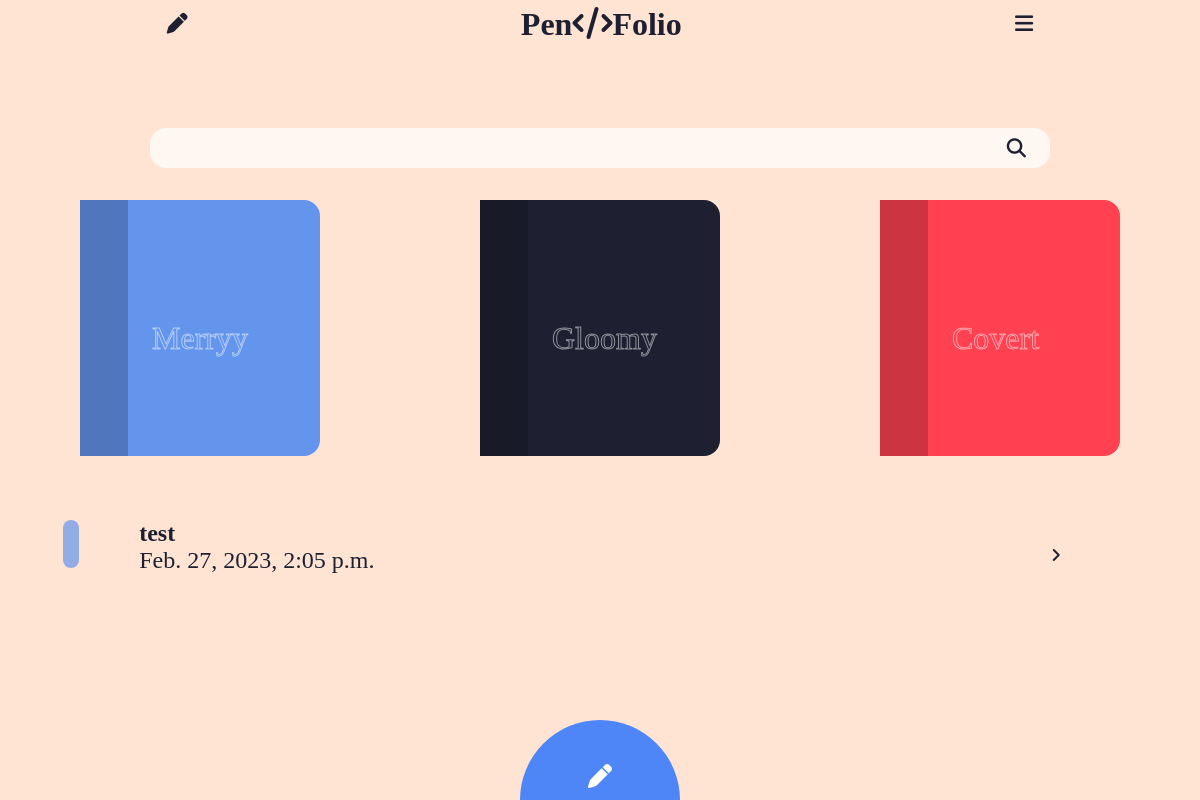
Page / (signed in) on the earlier database version.
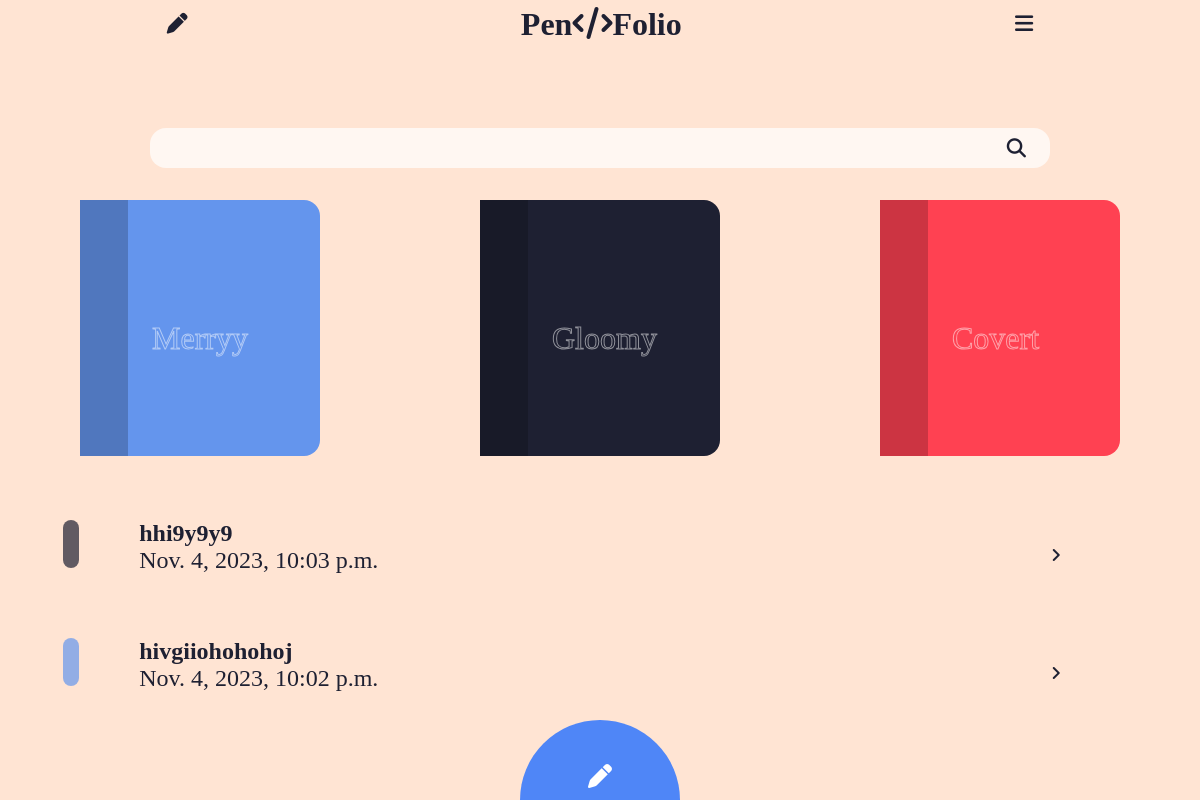
Same page on the later database version.
### mj/models.py (models this page shows, shortened)
class Journal(models.Model):
    class Mood(models.TextChoices):
        merry = 'ME', _('Merry')
        gloomy = 'GL', _('Gloomy')
        covert = 'CO', _('Covert')
    title = models.CharField(max_length=100)
    content = MarkdownxField()
    date_added = models.DateTimeField(default=timezone.now)
    mood_tag = models.CharField(max_length=2, choices=Mood.choices, default=Mood.merry)
    owner = models.ForeignKey(User, on_delete=models.CASCADE)

### mj/views.py (the view)
# urls.py: 2. Add a URL to urlpatterns:  path('', views.home, name='home')
class home(JournalBaseListView):
    fields = ['title', 'date_added', 'mood_tag']
    template_name = 'mj/home.html'

### mj/forms.py
class Pinform(forms.Form):
    pin = forms.CharField(min_length=4 ,max_length=50, label='pin')

### mj/views.py (called while the page is built)
    def get_context_data(self, **kwargs):
        context = super().get_context_data(**kwargs)
        data = self.request.GET.get('display')
        context['form'] = Pinform()
        if data != None:
            context['display'] = data
        else:
            context['display'] = 'false'
        print(data, context['display'])
        return context

    def get_queryset(self):
        user = get_object_or_404(User, username=self.request.user)
        if self.mood_tag != None:
            return Journal.objects.filter(owner=user, mood_tag=self.mood_tag).order_by('-date_added')
        return Journal.objects.filter(owner=user).order_by('-date_added')

### templates/mj/home.html (shortened to what this page needs)
{% extends 'meta.html' %}
{% load static %}
{% block css %}
<link rel="stylesheet" href="{% static 'mj/home.css' %}">
<link rel="stylesheet" href="{% static 'mj/header.css' %}">
{% endblock css %}
{% block body %}
{% include 'mj/header.html' %}
<section>
    <form action="{% url 'search' %}" method="GET" value="{{request.GET.q}}" class="form">
        <div class="search">
            <input type="text" name="q" id="" value="{{request.GET.q}}">
            <button type="submit"><i class="fa-solid fa-magnifying-glass"></i></button>
        </div>
    </form>
    <div class="books">
        <a class="book" href="{% url 'm-journals' %}"><p>Merryy</p></a>
        <a class="book" href="{% url 'g-journals' %}"><p>Gloomy</p></a>
        <a class="book covert"><p>Covert</p></a>
    </div>
    <div class="journals">
        {% block content %}
            {% for journal in journals %}
                {% block j-content %}
                    {% if journal.mood_tag == 'ME' %}
                        <div class="j1 s">
                            <a href="{% url 'view-j' journal.id %}">
                                <div class="txt">
                                    <h4>{{journal.title}}</h4>
                                    <div class="txt-b">
                                        <h2>{{journal.date_added}}</h2>
                                        <i class="fa-solid fa-angle-right"></i>
                                    </div>
                                </div>
                            </a>
                        </div>
                    {% endif %}
                    {% if journal.mood_tag == 'GL' %}
                        <div class="j1 c">
                            <a href="{% url 'view-j' journal.id %}">
                                <div class="txt">
                                    <h4>{{journal.title}}</h4>
                                    <div class="txt-b">
                                        <h2>{{journal.date_added}}</h2>
                                        <i class="fa-solid fa-angle-right"></i>
                                    </div>
                                </div>
                            </a>
                        </div>
                    {% endif %}
                {% endblock j-content %}
            {% empty %}
                <h2> Sorry, no journals in this category</h2>
            {% endfor %}
        {% endblock content %}
    </div>
    <footer>
        <a href="{% url 'create-j' %}">
            <div class="foot-pen">
                <i class="fa-solid fa-pen"></i>
            </div>
        </a>
    </footer>
</section>
{% endblock body %}

### templates/meta.html (shortened to what this page needs)
<!DOCTYPE html>
<html lang="en">
<head>
    {% block css %}{% endblock css %}
    <link rel="stylesheet" href="https://cdnjs.cloudflare.com/ajax/libs/font-awesome/6.2.0/css/all.min.css" />
</head>
<body onload="time()">
    {% block body %}
    {% endblock body %}
</body>
</html>

### templates/mj/header.html
<header>
    <nav>
        <div class="pen-icon">
            <a href="{% url 'create-j' %}"><i class="fa-solid fa-pen"></i></a>
        </div>
        <div class="txt">
            <a href="{% url 'home' %}">Pen<span><i class="fa-solid fa-code"></i></span>Folio</a>
        </div>
        <div class="burger-icon">
           <i class="fa-solid fa-bars"></i>
        </div>
    </nav>
</header>

### statics/mj/home.css (style rules this page uses)
* { margin: 0; padding: 0; box-sizing: border-box; --bookb:rgb(100,149,237); --penb:rgb(79,134,247); --trans:rgb(0 0 0 / 0.2); --grey:rgba(30,32,50,255); --red:rgba(255,65,82,255); --bg: rgba(255,228,211,255); }
body { background: rgba(255,228,211,255); width: 100%; color: var(--grey); }
section { display: flex; align-items: center; flex-direction: column; }
a { all: unset; }
.form { all: unset; display: flex; justify-content: center; width: 100%; height: 2.5rem; margin-top: 5rem; }
.search { display: flex; justify-content: space-between; align-items: center; width: 75%; background: rgb(255 255 255 / .7); border-radius: 1rem; white-space: nowrap; height: 2.5rem; padding-right: 1.5rem; cursor: pointer; transition: all 1s ease-in-out; }
.search i { display: grid; place-items: center; color: var(--grey) !important; font-size: 1.2rem; width: 100%; }
.fa-solid { color: var(--grey); }
.search button { background: transparent; border: none; outline: none; }
input { width: 80%; cursor: pointer; height: 2rem; border-radius: 1rem; border: none; outline: none; color: var(--grey); background: transparent; padding-left: 2.5rem; }
h4 { font-size: 1.5rem; font-weight: 500; font-weight: bolder; }
h2 { font-size: 1.5rem; font-weight: 500; }
.books { display: flex; justify-content: space-around; margin-top: 2rem; width: 100%; }
.books > a { height: 16rem; width: 15rem; background: green; border-radius: 0 1rem 1rem 0; }
.book { display: flex; align-content: center; gap: 10%; }
.book:nth-child(1) { background: var(--bookb); }
.book:nth-child(2) { background: var(--grey); }
.book:nth-child(3) { background: var(--red); }
.book > p { margin-top: 50%; -webkit-text-stroke: 1px white; -webkit-text-fill-color: transparent; opacity: 0.5; font-size: 2rem; width: fit-content; }
.book::before { content:' '; background: var(--trans); display: block; height: 16rem; width: 3rem; }
.journals { margin-top: 3rem; margin-bottom: 5rem; width: 100%; display: flex; align-items: center; flex-direction: column; gap:3rem; padding-inline: 1.5rem; }
.j1 { width: 80%; }
.j1 a { cursor: pointer; }
.j1::before { content: ''; background: red; display: block; width: 3rem; height: 1rem; position: relative; right: 10%; top: 2rem; opacity: 0.7; border-radius: 1rem; transform: rotate(90deg); }
.j1.s::before { background: var(--bookb); }
.j1.c::before { background: var(--grey); }
.txt-b { display: flex; justify-content: space-between; }
footer { display: flex; justify-content: center; width: 100%; position: fixed; bottom: 0; }
.foot-pen { height: 5rem; width: 10rem; background: var(--penb); display: flex; justify-content: center; align-items: center; color: white; font-size: 1.5rem; padding-top: 2rem; border-radius: 5rem 5rem 0 0; }
footer i { color: white !important; }

### statics/mj/header.css (style rules this page uses)
nav { display: flex; justify-content: space-around; height: 3rem; padding-top: 0rem; }
nav div { display: flex; align-items: center; }
.pen-icon, .burger-icon { font-size: 1.3rem; }
nav .txt { font-size: 2rem; font-weight: 600; cursor: pointer; }

Differences in the rows shown:
removed Journal: title "test", date_added "Feb. 27, 2023, 2:05 p.m."
added Journal: title "hhi9y9y9", date_added "Nov. 4, 2023, 10:03 p.m."
added Journal: title "hivgiiohohohoj", date_added "Nov. 4, 2023, 10:02 p.m."
